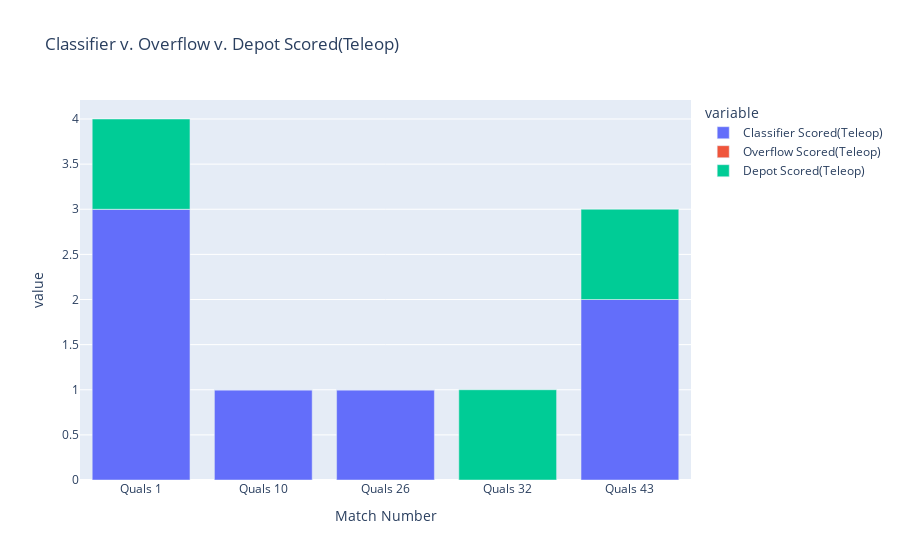

The notebook cell this image was saved under:
### Code cell
fig = px.bar(quals1_data, x= "Match Number", y=["Classifier Scored(Teleop)", "Overflow Scored(Teleop)", "Depot Scored(Teleop)"], title="Classifier v. Overflow v. Depot Scored(Teleop)")
fig.show()

### Figure 1 — Plotly figure (JSON) as saved in the notebook; plotly's stock layout.template omitted (floating-point values rounded to 4 significant figures)
{"data": [{"hovertemplate": "variable=Classifier Scored(Teleop)<br>Match Number=%{x}<br>value=%{y}<extra></extra>", "legendgroup": "Classifier Scored(Teleop)", "marker": {"color": "#636efa", "pattern": {"shape": ""}}, "name": "Classifier Scored(Teleop)", "orientation": "v", "showlegend": true, "textposition": "auto", "type": "bar", "x": ["Quals 1", "Quals 10", "Quals 26", "Quals 32", "Quals 43"], "xaxis": "x", "y": [3, 1, 1, 0, 2], "yaxis": "y"}, {"hovertemplate": "variable=Overflow Scored(Teleop)<br>Match Number=%{x}<br>value=%{y}<extra></extra>", "legendgroup": "Overflow Scored(Teleop)", "marker": {"color": "#EF553B", "pattern": {"shape": ""}}, "name": "Overflow Scored(Teleop)", "orientation": "v", "showlegend": true, "textposition": "auto", "type": "bar", "x": ["Quals 1", "Quals 10", "Quals 26", "Quals 32", "Quals 43"], "xaxis": "x", "y": [0, 0, 0, 0, 0], "yaxis": "y"}, {"hovertemplate": "variable=Depot Scored(Teleop)<br>Match Number=%{x}<br>value=%{y}<extra></extra>", "legendgroup": "Depot Scored(Teleop)", "marker": {"color": "#00cc96", "pattern": {"shape": ""}}, "name": "Depot Scored(Teleop)", "orientation": "v", "showlegend": true, "textposition": "auto", "type": "bar", "x": ["Quals 1", "Quals 10", "Quals 26", "Quals 32", "Quals 43"], "xaxis": "x", "y": [1, 0, 0, 1, 1], "yaxis": "y"}], "layout": {"barmode": "relative", "legend": {"title": {"text": "variable"}, "tracegroupgap": 0}, "title": {"text": "Classifier v. Overflow v. Depot Scored(Teleop)"}, "xaxis": {"anchor": "y", "domain": [0, 1], "title": {"text": "Match Number"}}, "yaxis": {"anchor": "x", "domain": [0, 1], "title": {"text": "value"}}}}
